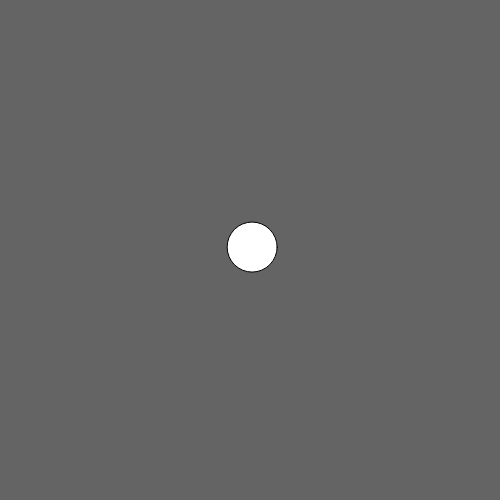
Frame 1 (no input)
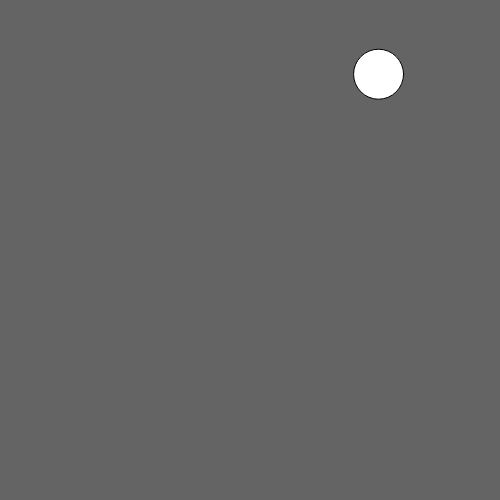
Frame 60 (no input)
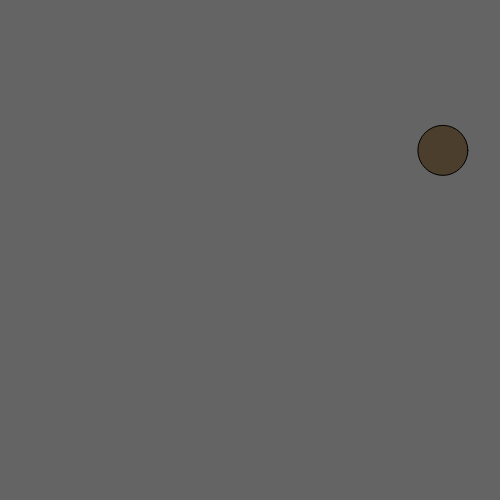
Frame 120 (the mouse pressed at the canvas centre since frame 60)

The p5.js sketch that drew these frames (run headless with seeded random() and noise() and a simulated clock; from frame 60 on, the mouse is pressed at the canvas centre):

// p5.js sketch
// ── sketch.js
//https://github.com/stavrosdidakis/DAT-GAD-405_2017
//https://p5js.org

//DAT405 / GAD405
let x;
let y;
let speedX;
let speedY;
let r;
let g;
let b;

function setup() {
  createCanvas(500, 500);
  x=width/2
  y=height/2
  speedX=random(-5,5)
  speedY=random(-5,5)
}

function draw() {
  background(100)
  
  x+=speedX;
  y+=speedY;
  if (x+25>width) {
    //x=0
    r = random(255)
    g = random(255)
    b = random(255)
    speedX=speedX*-1
    }
  if (x-25<0){
    //x=width
    r = random(255)
    g = random(255)
    b = random(255)
    speedX=abs(speedX)

  }
  if (y+25>height){
    //y=0
    r = random(255)
    g = random(255)
    b = random(255)
    speedY=speedY*-1
  }
  if (y-25<0){
    //y=height
    r = random(255)
    g = random(255)
    b = random(255)
    speedY=abs(speedY)
  }
  fill(r,g,b)
  ellipse(x,y,50,50)

  noFill()
  fill(255)
  //text(x,width/2,height/2-20)
  //text(y,width/2,height/2+20)
}

// ── style.css
/* Style for all elements of h1 */
h1{
  color: #ccc;
  padding:20px;
}
/* Class */
.newHeadings{
  text-decoration: underline;
  font-family: sans-serif;
  border: 5px solid #000;
  padding: 5px;
}
/* ID */
#lastHeading{
  font-family: monospace;
  color: red;
}
/* Rest of code */
header{
  background-color: #535456;
  width: 100%;
  height: 100px;
}
footer{
  background-color: #535456;
  width:100%;
  height:200px;
}
body{
  padding: 0;
  margin: 0;
}
